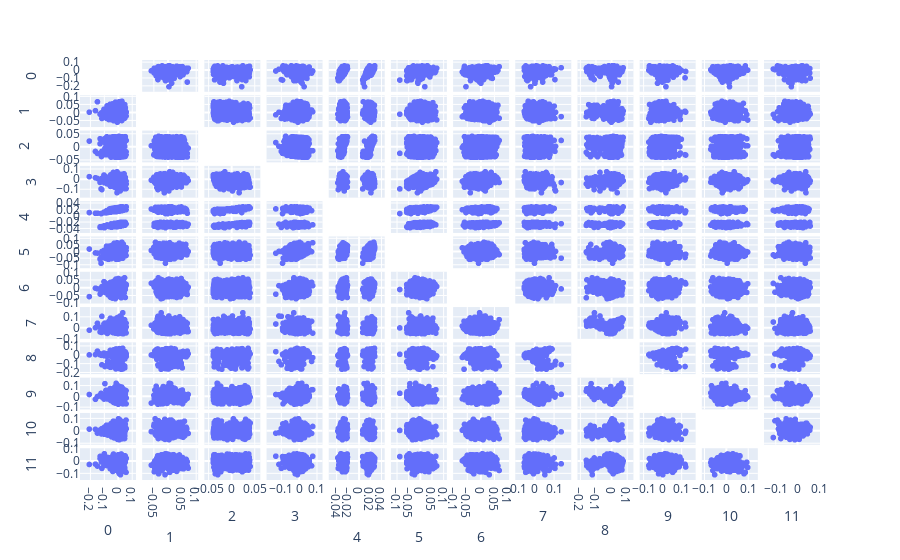

This figure's notebook cell:
### Code cell
# visualizes all the principal components
fig = px.scatter_matrix(
    U,
    labels=tuple(features),
    dimensions=range(12),
)
fig.update_traces(diagonal_visible=False)
fig.show()

### Figure 1 — Plotly figure (JSON) as saved in the notebook; plotly's stock layout.template omitted (floating-point values rounded to 4 significant figures; data arrays with more than 128 entries replaced by an {"elided": "..."} marker saying what was removed)
{"data": [{"diagonal": {"visible": false}, "dimensions": [{"axis": {"matches": true}, "label": "0", "values": {"elided": "1766 float values"}}, {"axis": {"matches": true}, "label": "1", "values": {"elided": "1766 float values"}}, {"axis": {"matches": true}, "label": "2", "values": {"elided": "1766 float values"}}, {"axis": {"matches": true}, "label": "3", "values": {"elided": "1766 float values"}}, {"axis": {"matches": true}, "label": "4", "values": {"elided": "1766 float values"}}, {"axis": {"matches": true}, "label": "5", "values": {"elided": "1766 float values"}}, {"axis": {"matches": true}, "label": "6", "values": {"elided": "1766 float values"}}, {"axis": {"matches": true}, "label": "7", "values": {"elided": "1766 float values"}}, {"axis": {"matches": true}, "label": "8", "values": {"elided": "1766 float values"}}, {"axis": {"matches": true}, "label": "9", "values": {"elided": "1766 float values"}}, {"axis": {"matches": true}, "label": "10", "values": {"elided": "1766 float values"}}, {"axis": {"matches": true}, "label": "11", "values": {"elided": "1766 float values"}}], "hovertemplate": "%{xaxis.title.text}=%{x}<br>%{yaxis.title.text}=%{y}<extra></extra>", "legendgroup": "", "marker": {"color": "#636efa", "symbol": "circle"}, "name": "", "showlegend": false, "type": "splom"}], "layout": {"dragmode": "select", "legend": {"tracegroupgap": 0}, "margin": {"t": 60}}}
